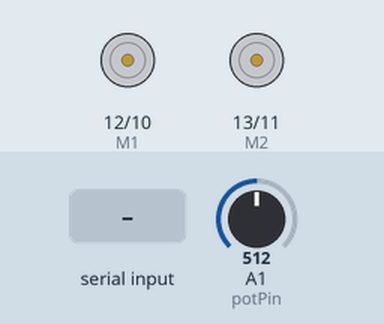
Simulated run of this sketch. Board: Arduino Uno, built with avr-gcc and run on an emulated ATmega328P. Shown: direction and speed pins drawn as motors (green arrow = direction pin HIGH = forward, orange = LOW = backward, longer = more drive). The inputs (shaded band) are chosen by the test bench; at power-on: A1 (potPin) = 512. What the sketch prints to the serial monitor is not drawn.

Above: at 1.2 s.
1.3 s: "0" received over Serial
At 1.9 s:
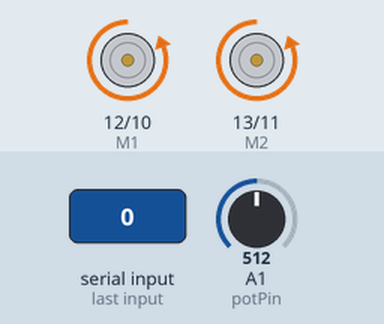
4.3 s: "1" received over Serial
6.0 s: "D" received over Serial
Timing chart, 0 to 9.0 s (numbered marks = the images above; inputs shaded):
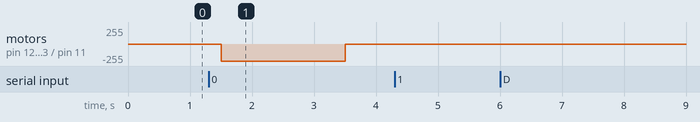

Measured:
- after the input at 1.3 s, motor on pin 12 (M1) / pin 10 (E1), motor on pin 13 (M2) / pin 11 (E2): stopped → backward 255/255 after 0.20 s, → stopped 2.0 s later
- after the input at 4.3 s, every drawn part: stays the same
- after the input at 6.0 s, every drawn part: stays the same

The sketch:

motorShieldPort.ino
```cpp
// Se usa para almacenar el valor tomado en el puerto serial
char val;
//Puerto analogico que obtendra la posicion del potenciometro
int potPin = 1;
//SALIDAS para motores DC E1,E2, M1 y M2
int E1 = 10;
int M1 = 12;
int E2 = 11;
int M2 = 13;
//Se almacena el valor del potenciometro
int potLectura = 0;

void setup()
{
    //Se configuran como salidas los puertos que dan corriente a los motores DC
    pinMode(M1, OUTPUT);
    pinMode(M2, OUTPUT);
    pinMode(E1, OUTPUT);
    pinMode(E2, OUTPUT);
    // Comenzar comunicacion serial en 115200bps
    Serial.begin(115200);

}

void loop() {
    //Almacena el valor del potenciometro del puerto A1
    potLectura = analogRead(potPin);
    //Imprime en el puerto serial el valor del potenciometro
    Serial.println(potLectura);
    //Almacena el valor que recibe en el puerto serial
    val = Serial.read();
    //Imprime el valor que recibe en el puerto serial
    Serial.println(val);

    // Si se recibe 1 hara un giro a la derecha
    if(val == '1'){
        //bandera que sirve para identificar
        Serial.println("entre der");
        //Se coloca un umbral para no mover el brazo mas de lo debido para no lastimarlo
        if(potLectura >= 600){
            //Motores van de 0 a 180 grados
            digitalWrite(M1,HIGH);
            digitalWrite(M2,HIGH);
            digitalWrite(E1, HIGH);
            digitalWrite(E2, HIGH);
            //Bandera para saber que entro
            Serial.println("Derecha");
            //Una espera de 2 segundos
            delay(2000);
            //Detiene motores
            digitalWrite(M1,LOW);
            digitalWrite(M2,LOW);
            digitalWrite(E1, LOW);
            digitalWrite(E2, LOW);
            //Bandera para saber que esta apagado
            Serial.println("Apagado");
        }
    }
  // Si se recibe 0 hara un giro a la izquierda
  if(val == '0'){
      //Bandera que sirve para identificar
      Serial.println("entre izq");
      //Se coloca un umbral para no mover el brazo mas de lo debido para no lastimarlo
      if(potLectura <= 1000){
          //Motores van de 180 a 0 grados
          digitalWrite(M1,LOW);
          digitalWrite(M2,LOW);
          digitalWrite(E1, HIGH);
          digitalWrite(E2, HIGH);
          //Imprime bandera
          Serial.println("Izquierda");
          //Una espera de 2 segundos
          delay(2000);
          //Detiene motores
          digitalWrite(M1,LOW);
          digitalWrite(M2,LOW);
          digitalWrite(E1, LOW);
          digitalWrite(E2, LOW);
          //Bandera para saber que esta apagado
          Serial.println("Apagado");
      }
  }
  //Espera medio segundo
  delay(500);
}
```

motorShield.c
```cpp
char val;
int E1 = 10;
int M1 = 12;
int E2 = 11;
int M2 = 13;
boolean direction1 = true;
void setup()
{
  Serial.begin(115200);
  pinMode(M1, OUTPUT);
  pinMode(M2, OUTPUT);
  pinMode(E1, OUTPUT);
  pinMode(E2, OUTPUT);
}

void loop()
{
  if(direction1){
    digitalWrite(E1,HIGH);
    digitalWrite(E2,HIGH);
  }else{
    digitalWrite(E1,LOW);
    digitalWrite(E2,LOW);
  }

  direction1 = !direction1;
  digitalWrite(M1,HIGH);
  digitalWrite(M2,HIGH);
  delay(2000);
  digitalWrite(M1,LOW);
  digitalWrite(M2,LOW);
  delay(2000);

}
```

motorShieldPort.c
```cpp
char val;         // variable to receive data from the serial port
int ledpingreen = 13;  // LED connected to pin 2 (on-board LED)
int E1 = 10;
int M1 = 12;
int E2 = 11;
int M2 = 13;

void setup()
{
  pinMode(ledpingreen, OUTPUT);  // pin 13 (on-board LED) as OUTPUT
  pinMode(M1, OUTPUT);
  pinMode(M2, OUTPUT);
  pinMode(E1, OUTPUT);
  pinMode(E2, OUTPUT);
  Serial.begin(115200);       // Comenzar comunicacion serial en 115200bps

}

void loop() {
  val = Serial.read();         // lee y almacena en val

  if(val == 'D'){               // Si se recibe 1 entrar al if
    digitalWrite(ledpingreen, HIGH);  // Encender Ledpin
    digitalWrite(M1,HIGH);
    digitalWrite(M2,HIGH); //clockwise
    digitalWrite(E1, HIGH);
    digitalWrite(E2, HIGH);
    Serial.println("Derecha");
    delay(500);
  }

  if(val == 'I'){              // Si recibe 0 entrar al if
    digitalWrite(ledpingreen, HIGH);   // Apaga el ledping

    digitalWrite(M1,LOW);
    digitalWrite(M2,LOW); //clockwise
    digitalWrite(E1, HIGH);
    digitalWrite(E2, HIGH);
    Serial.println("Izquierda");
    delay(500);
  }

  if(val == 'N'){              // Si recibe 0 entrar al if
    digitalWrite(ledpingreen, LOW);   // Apaga el ledping
    digitalWrite(M2,LOW); //clockwise
    digitalWrite(E1, LOW);
    digitalWrite(E2, LOW);
    Serial.println("Apagado");
    delay(500);
  }

}
```
